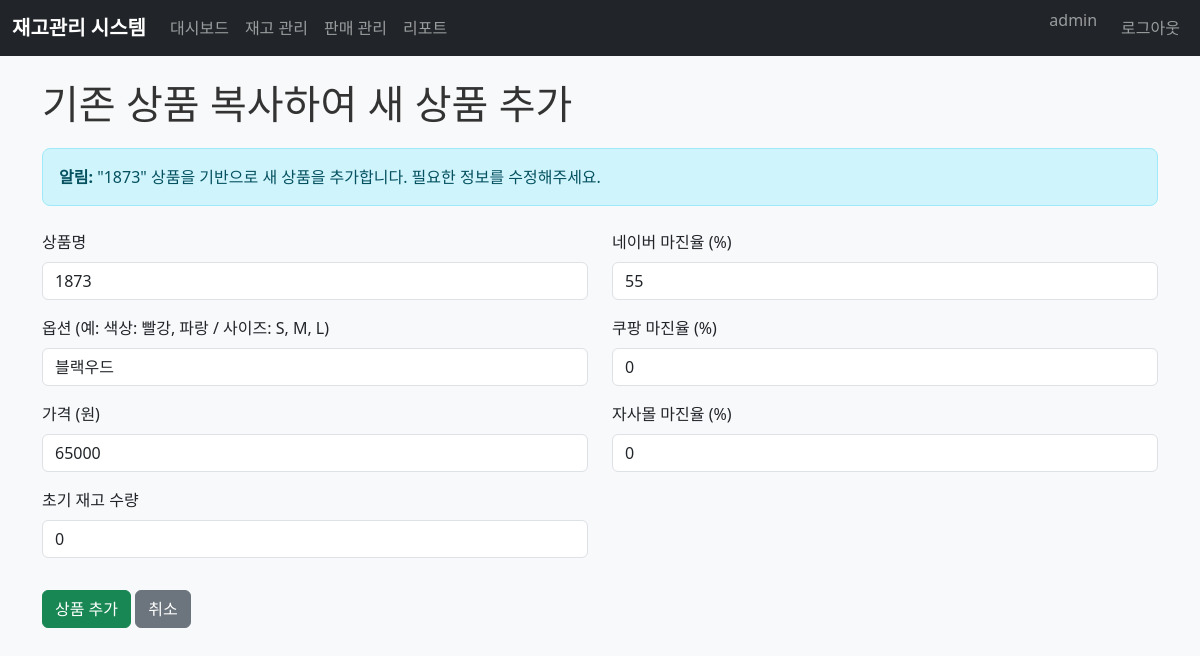
Screenshot of /product/copy/16 (signed in) with the database file from the repository.
### tables this page shows
CREATE TABLE users (
            id INTEGER PRIMARY KEY AUTOINCREMENT,
            username VARCHAR(50) UNIQUE NOT NULL,
            email VARCHAR(100) UNIQUE NOT NULL,
            password_hash VARCHAR(255) NOT NULL,
            is_admin BOOLEAN DEFAULT 0,
            created_at DATETIME DEFAULT CURRENT_TIMESTAMP
        );

CREATE TABLE products (
        id INTEGER PRIMARY KEY AUTOINCREMENT,
        name VARCHAR(100) NOT NULL,
        options TEXT,
        price DECIMAL(10,2) NOT NULL,
        margin_naver DECIMAL(5,2) NOT NULL,
        margin_coupang DECIMAL(5,2) NOT NULL,
        margin_self DECIMAL(5,2) NOT NULL,
        quantity INTEGER NOT NULL DEFAULT 0,
        created_at DATETIME DEFAULT CURRENT_TIMESTAMP,
        updated_at DATETIME DEFAULT CURRENT_TIMESTAMP
    );

### app.py (the view)
@app.route('/product/copy/<int:product_id>')
@login_required
def copy_product(product_id):
    product = manager.get_product(product_id)
    if not product:
        return redirect(url_for('inventory_page'))
    product['quantity'] = 0  # 초기 재고는 0으로 설정
    return render_template('add_product.html', copy_from=product)

### app.py (called while the page is built)
@login_manager.user_loader
def load_user(user_id):
    return User.get_by_id(int(user_id))

### auth.py (called while the page is built)
    @staticmethod
    def get_by_id(user_id):
        conn = database.get_connection()
        cursor = conn.cursor()
        if hasattr(conn, 'server_version'):  # PostgreSQL
            cursor.execute('SELECT id, username, email, is_admin FROM users WHERE id = %s', (user_id,))
        else:  # SQLite
            cursor.execute('SELECT id, username, email, is_admin FROM users WHERE id = ?', (user_id,))
        user_data = cursor.fetchone()
        conn.close()
        if user_data:
            return User(user_data[0], user_data[1], user_data[2], user_data[3])
        return None

### database.py (called while the page is built)
def get_connection():
    return sqlite3.connect(DATABASE_NAME)

### database_cloud.py (called while the page is built)
def get_connection():
    if USE_POSTGRESQL:
        try:
            print(f"Attempting PostgreSQL connection to Supabase...")
            print(f"Database URL: {DATABASE_URL[:30]}...")  # URL 일부만 출력
            conn = psycopg2.connect(DATABASE_URL)
            print("✅ PostgreSQL connection successful!")
            return conn
        except Exception as e:
            print(f"❌ PostgreSQL connection failed: {str(e)}")
            print("📁 Using SQLite fallback")
            return sqlite3.connect('inventory.db')
    else:
        return sqlite3.connect('inventory.db')

### inventory.py (called while the page is built)
    def get_product(self, product_id: int) -> Optional[Dict]:
        conn = database.get_connection()
        cursor = conn.cursor()
        cursor.execute('''
            SELECT id, name, options, price, margin_naver, margin_coupang, margin_self, quantity,
                   created_at, updated_at
            FROM products
            WHERE id = ?
        ''', (product_id,))
        row = cursor.fetchone()
        conn.close()
        if row:
            return {
                'id': row[0],
                'name': row[1],
                'options': row[2],
                'price': row[3],
                'margin_naver': row[4],
                'margin_coupang': row[5],
                'margin_self': row[6],
                'quantity': row[7],
                'created_at': row[8],
                'updated_at': row[9]
            }
        return None

### templates/add_product.html (shortened to what this page needs)
{% extends "base.html" %}
{% block content %}
<h1>{% if copy_from %}기존 상품 복사하여 새 상품 추가{% else %}새 상품 추가{% endif %}</h1>
{% if copy_from %}
<div class="alert alert-info">
    <strong>알림:</strong> "{{ copy_from.name }}" 상품을 기반으로 새 상품을 추가합니다. 필요한 정보를 수정해주세요.
</div>
{% endif %}
<form method="post" action="/product/add" class="mt-4">
    <div class="row">
        <div class="col-md-6">
            <div class="mb-3">
                <label for="name" class="form-label">상품명</label>
                <input type="text" class="form-control" id="name" name="name"
                       value="{{ copy_from.name if copy_from else '' }}" required>
            </div>
            <div class="mb-3">
                <label for="options" class="form-label">옵션 (예: 색상: 빨강, 파랑 / 사이즈: S, M, L)</label>
                <input type="text" class="form-control" id="options" name="options"
                       value="{{ copy_from.options if copy_from and copy_from.options else '' }}"
                       placeholder="옵션을 입력하세요 (선택사항)">
            </div>
            <div class="mb-3">
                <label for="price" class="form-label">가격 (원)</label>
                <input type="number" class="form-control" id="price" name="price" min="0" step="1"
                       value="{{ copy_from.price if copy_from else '' }}" required>
            </div>
            <div class="mb-3">
                <label for="quantity" class="form-label">초기 재고 수량</label>
                <input type="number" class="form-control" id="quantity" name="quantity" min="0"
                       value="{{ copy_from.quantity if copy_from else 0 }}" required>
            </div>
        </div>
        <div class="col-md-6">
            <div class="mb-3">
                <label for="margin_naver" class="form-label">네이버 마진율 (%)</label>
                <input type="number" class="form-control" id="margin_naver" name="margin_naver" min="0" max="100" step="0.1"
                       value="{{ copy_from.margin_naver if copy_from else '' }}" required>
            </div>
            <div class="mb-3">
                <label for="margin_coupang" class="form-label">쿠팡 마진율 (%)</label>
                <input type="number" class="form-control" id="margin_coupang" name="margin_coupang" min="0" max="100" step="0.1"
                       value="{{ copy_from.margin_coupang if copy_from else '' }}" required>
            </div>
            <div class="mb-3">
                <label for="margin_self" class="form-label">자사몰 마진율 (%)</label>
                <input type="number" class="form-control" id="margin_self" name="margin_self" min="0" max="100" step="0.1"
                       value="{{ copy_from.margin_self if copy_from else '' }}" required>
            </div>
        </div>
    </div>
    <div class="mt-3">
        <button type="submit" class="btn btn-success">상품 추가</button>
        <a href="/inventory" class="btn btn-secondary">취소</a>
    </div>
</form>
{% endblock %}

### templates/base.html (shortened to what this page needs)
<!DOCTYPE html>
<html lang="ko">
<head>
    <link href="https://cdn.jsdelivr.net/npm/bootstrap@5.3.0/dist/css/bootstrap.min.css" rel="stylesheet">
    <link rel="stylesheet" href="{{ url_for('static', filename='css/style.css') }}">
</head>
<body>
    <nav class="navbar navbar-expand-lg navbar-dark bg-dark">
        <div class="container-fluid">
            <a class="navbar-brand" href="/">재고관리 시스템</a>
            <div class="collapse navbar-collapse" id="navbarNav">
                <ul class="navbar-nav">
                    <li class="nav-item">
                        <a class="nav-link" href="/">대시보드</a>
                    </li>
                    <li class="nav-item">
                        <a class="nav-link" href="/inventory">재고 관리</a>
                    </li>
                    <li class="nav-item">
                        <a class="nav-link" href="/sales">판매 관리</a>
                    </li>
                    <li class="nav-item">
                        <a class="nav-link" href="/reports">리포트</a>
                    </li>
                </ul>
                <ul class="navbar-nav ms-auto">
                    {% if current_user.is_authenticated %}
                    <li class="nav-item">
                        <span class="navbar-text me-3">{{ current_user.username }}</span>
                    </li>
                    <li class="nav-item">
                        <a class="nav-link" href="/logout">로그아웃</a>
                    </li>
                    {% endif %}
                </ul>
            </div>
        </div>
    </nav>
    <div class="container mt-4">
        {% block content %}{% endblock %}
    </div>
</body>
</html>

### static/css/style.css (style rules this page uses)
body { background-color: #f8f9fa; }
.navbar-brand { font-weight: bold; }
h1, h2, h3 { color: #333; margin-bottom: 20px; }
.alert { border-radius: 8px; }

### rows the page displays
users: username "admin"
products: name "1873", options "블랙우드", price "65000", margin_naver "55", margin_coupang "0", margin_self "0"
